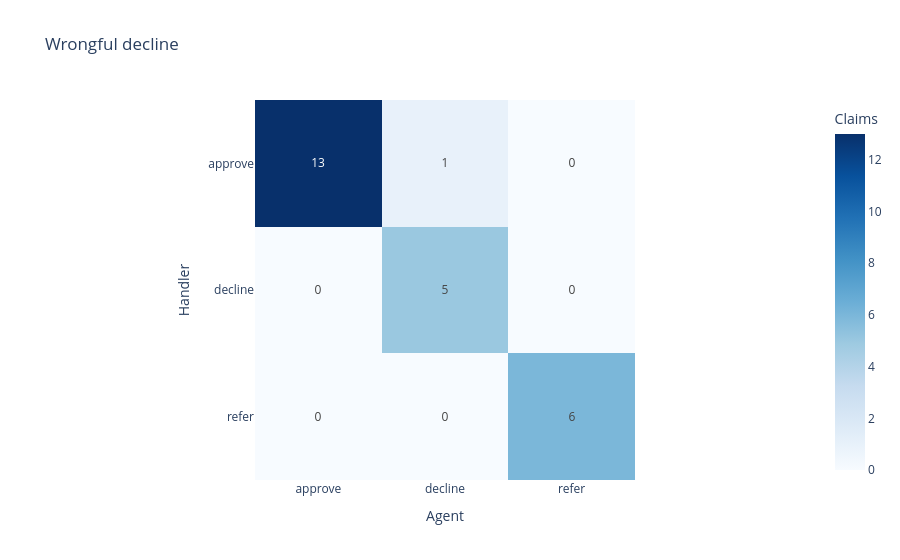

Notebook source saved alongside this figure:
### Code cell
wrongful_decline_table = pd.concat(wrongful_decline_tables, ignore_index=True)
show_confusion_matrix(wrongful_decline_table, "Wrongful decline")

### Figure 1 — Plotly figure (JSON) as saved in the notebook; plotly's stock layout.template omitted (floating-point values rounded to 4 significant figures)
{"data": [{"coloraxis": "coloraxis", "hovertemplate": "Agent: %{x}<br>Handler: %{y}<br>Claims: %{z}<extra></extra>", "name": "0", "texttemplate": "%{z}", "type": "heatmap", "x": ["approve", "decline", "refer"], "xaxis": "x", "y": ["approve", "decline", "refer"], "yaxis": "y", "z": [[13, 1, 0], [0, 5, 0], [0, 0, 6]]}], "layout": {"coloraxis": {"autocolorscale": false, "colorbar": {"title": {"text": "Claims"}}, "colorscale": [[0, "rgb(247,251,255)"], [0.125, "rgb(222,235,247)"], [0.25, "rgb(198,219,239)"], [0.375, "rgb(158,202,225)"], [0.5, "rgb(107,174,214)"], [0.625, "rgb(66,146,198)"], [0.75, "rgb(33,113,181)"], [0.875, "rgb(8,81,156)"], [1, "rgb(8,48,107)"]]}, "title": {"text": "Wrongful decline"}, "xaxis": {"anchor": "y", "constrain": "domain", "domain": [0, 1], "scaleanchor": "y", "title": {"text": "Agent"}}, "yaxis": {"anchor": "x", "autorange": "reversed", "constrain": "domain", "domain": [0, 1], "title": {"text": "Handler"}}}}
